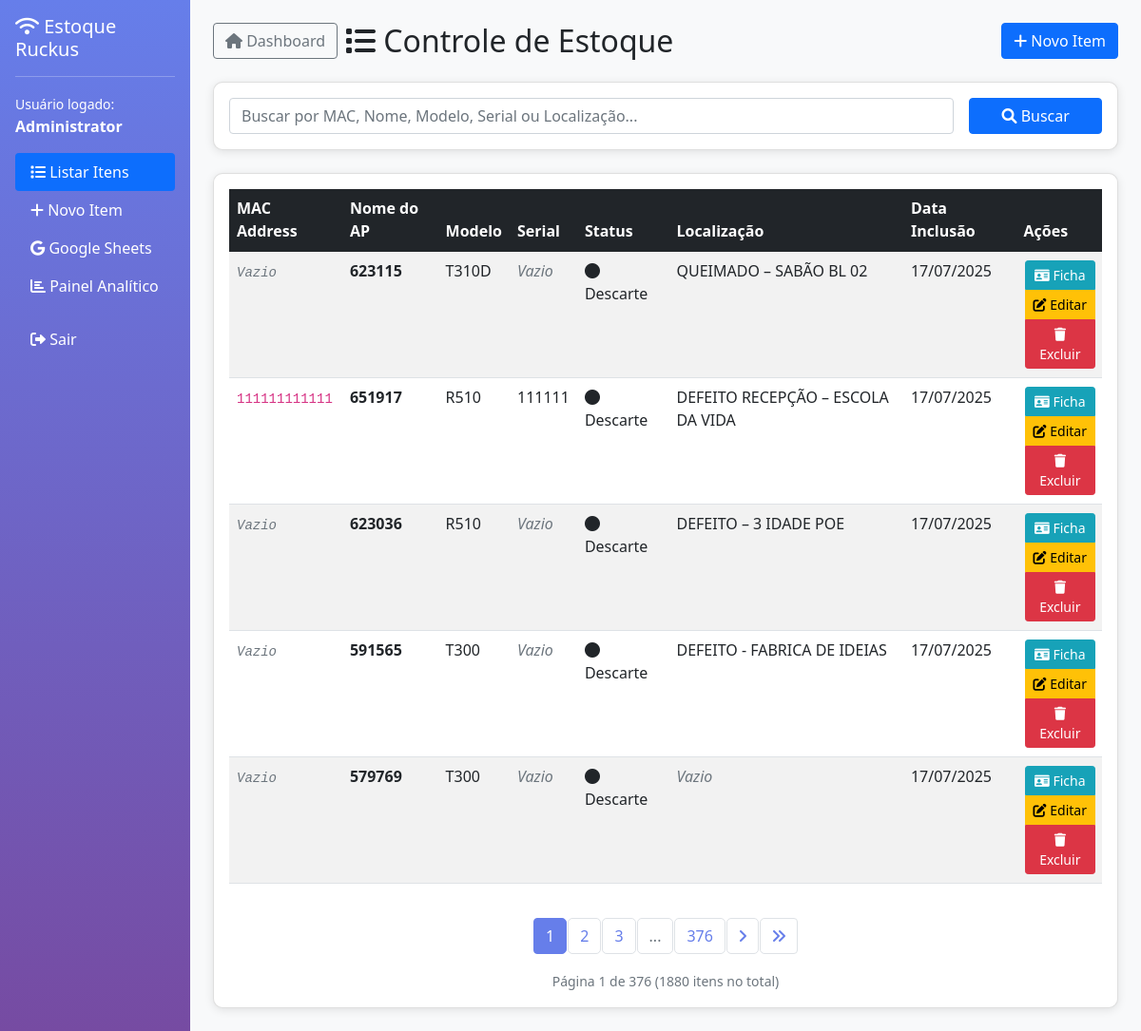
Page /dashboard/index.php (signed in) on the committed database.
### tables this page shows
CREATE TABLE `estoque` (
  `id` int(11) NOT NULL,
  `apmac` varchar(17) DEFAULT NULL COMMENT 'MAC Address of the Access Point',
  `apname` varchar(100) DEFAULT NULL COMMENT 'Access Point Name/Identifier',
  `model` varchar(50) DEFAULT NULL COMMENT 'Equipment Model',
  `serial` varchar(50) DEFAULT NULL COMMENT 'Serial Number',
  `status` varchar(50) DEFAULT 'Instalado' COMMENT 'Operational Status',
  `location` varchar(200) DEFAULT NULL COMMENT 'Physical Location',
  `inclusao` date DEFAULT NULL COMMENT 'Date added to inventory',
  `obs` text DEFAULT NULL COMMENT 'Additional observations/notes',
  `created_at` timestamp NOT NULL DEFAULT current_timestamp(),
  `updated_at` timestamp NOT NULL DEFAULT current_timestamp() ON UPDATE current_timestamp()
);

### config/database.php (called while the page is built, shortened)
<?php
function getConnection() {
    try {
        $dsn = "mysql:host=" . DB_HOST . ";dbname=" . DB_NAME . ";charset=" . DB_CHARSET;
        $options = [
            PDO::ATTR_ERRMODE            => PDO::ERRMODE_EXCEPTION,
            PDO::ATTR_DEFAULT_FETCH_MODE => PDO::FETCH_ASSOC,
            PDO::ATTR_EMULATE_PREPARES   => false,
        ];
        $pdo = new PDO($dsn, DB_USER, DB_PASS, $options);
        return $pdo;
    } catch (PDOException $e) {
        die("Database connection failed: " . $e->getMessage());
    }
}
?>

### classes/User.php (called while the page is built, shortened)
<?php
require_once '../config/database.php';
class User {
    public function getCurrentUser() {
        if (isset($_SESSION['user_id'])) {
            return [
                'id' => $_SESSION['user_id'],
                'name' => $_SESSION['user_name'],
                'email' => $_SESSION['user_email']
            ];
        }
        return null;
    }
}
?>

### classes/Inventory.php (called while the page is built, shortened)
<?php
class Inventory {
    private $pdo;
    public function __construct() {
        $this->pdo = getConnection();
    }
    public function getAll($page = 1, $limit = 10, $search = '') {
        try {
            $offset = ($page - 1) * $limit;
            $searchCondition = '';
            $params = [];
            $countStmt = $this->pdo->prepare("SELECT COUNT(*) FROM estoque $searchCondition");
            $countStmt->execute($params);
            $totalItems = $countStmt->fetchColumn();
            $stmt = $this->pdo->prepare("
                SELECT * FROM estoque
                $searchCondition
                ORDER BY created_at DESC
                LIMIT ? OFFSET ?
            ");
            $params[] = $limit;
            $params[] = $offset;
            $stmt->execute($params);
            $items = $stmt->fetchAll();
            return [
                'success' => true,
                'items' => $items,
                'pagination' => [
                    'current_page' => $page,
                    'total_items' => $totalItems,
                    'items_per_page' => $limit,
                    'total_pages' => ceil($totalItems / $limit)
                ]
            ];
        } catch (PDOException $e) {
            return ['success' => false, 'message' => 'Erro ao buscar itens: ' . $e->getMessage()];
        }
    }
}
?>

### dashboard/index.php (the view, shortened to what this page needs)
<?php
require_once '../classes/User.php';
require_once '../classes/Inventory.php';
$user = new User();
$currentUser = $user->getCurrentUser();
$inventory = new Inventory();
$page = isset($_GET['page']) ? (int)$_GET['page'] : 1;
$search = isset($_GET['search']) ? trim($_GET['search']) : '';
$result = $inventory->getAll($page, 5, $search);
?>
<!DOCTYPE html>
<html lang="pt-BR">
<head>
    <link href="https://cdn.jsdelivr.net/npm/bootstrap@5.1.3/dist/css/bootstrap.min.css" rel="stylesheet">
    <link href="https://cdnjs.cloudflare.com/ajax/libs/font-awesome/6.0.0/css/all.min.css" rel="stylesheet">
</head>
<body>
    <div class="container-fluid">
        <div class="row">
            <div class="col-md-2 sidebar p-0">
                <div class="text-white p-3">
                    <h5><i class="fas fa-wifi"></i> Estoque Ruckus</h5>
                    <hr class="text-white">
                    <div class="mb-3">
                        <small>Usuário logado:</small><br>
                        <strong><?= htmlspecialchars($currentUser['name']) ?></strong>
                    </div>
                    <ul class="nav nav-pills flex-column">
                        <li class="nav-item">
                            <a class="nav-link text-white active" href="index.php">
                                <i class="fas fa-list"></i> Listar Itens
                            </a>
                        </li>
                        <li class="nav-item">
                            <a class="nav-link text-white" href="add_item.php">
                                <i class="fas fa-plus"></i> Novo Item
                            </a>
                        </li>
                        <li class="nav-item">
                            <a class="nav-link text-white" href="import_google_sheets.php">
                                <i class="fab fa-google"></i> Google Sheets
                            </a>
                        </li>
                        <li class="nav-item">
                            <a class="nav-link text-white" href="analytics.php">
                                <i class="fas fa-chart-bar"></i> Painel Analítico
                            </a>
                        </li>
                        <li class="nav-item mt-3">
                            <a class="nav-link text-white" href="../auth/logout.php">
                                <i class="fas fa-sign-out-alt"></i> Sair
                            </a>
                        </li>
                    </ul>
                </div>
            </div>
            <div class="col-md-10 main-content p-4">
                <div class="d-flex justify-content-between align-items-center mb-4">
                    <div class="d-flex align-items-center">
                        <a href="../index.php" class="btn btn-outline-secondary me-2">
                            <i class="fas fa-home"></i> Dashboard
                        </a>
                        <h2 class="mb-0"><i class="fas fa-list"></i> Controle de Estoque</h2>
                    </div>
                    <a href="add_item.php" class="btn btn-primary">
                        <i class="fas fa-plus"></i> Novo Item
                    </a>
                </div>
                <div class="card mb-4">
                    <div class="card-body">
                        <form method="GET" class="row g-3">
                            <div class="col-md-10">
                                <input type="text" class="form-control" name="search"
                                       placeholder="Buscar por MAC, Nome, Modelo, Serial ou Localização..."
                                       value="<?= htmlspecialchars($search) ?>">
                            </div>
                            <div class="col-md-2">
                                <button type="submit" class="btn btn-primary w-100">
                                    <i class="fas fa-search"></i> Buscar
                                </button>
                            </div>
                        </form>
                    </div>
                </div>
                <div class="card">
                    <div class="card-body">
                        <?php if ($result['success'] && !empty($result['items'])): ?>
                            <div class="table-responsive">
                                <table class="table table-striped table-hover">
                                    <thead class="table-dark">
                                        <tr>
                                            <th>MAC Address</th>
                                            <th>Nome do AP</th>
                                            <th>Modelo</th>
                                            <th>Serial</th>
                                            <th>Status</th>
                                            <th>Localização</th>
                                            <th>Data Inclusão</th>
                                            <th>Ações</th>
                                        </tr>
                                    </thead>
                                    <tbody>
                                        <?php foreach ($result['items'] as $item): ?>
                                            <tr>
                                                <td><code><?= !empty($item['apmac']) ? htmlspecialchars($item['apmac']) : '<em class="text-muted">Vazio</em>' ?></code></td>
                                                <td><strong><?= !empty($item['apname']) ? htmlspecialchars($item['apname']) : '<em class="text-muted">Vazio</em>' ?></strong></td>
                                                <td><?= !empty($item['model']) ? htmlspecialchars($item['model']) : '<em class="text-muted">Vazio</em>' ?></td>
                                                <td><?= !empty($item['serial']) ? htmlspecialchars($item['serial']) : '<em class="text-muted">Vazio</em>' ?></td>
                                                <td>
                                                    <span class="status-<?= strtolower($item['status']) ?>">
                                                        <i class="fas fa-circle"></i> <?= htmlspecialchars($item['status']) ?>
                                                    </span>
                                                </td>
                                                <td><?= !empty($item['location']) ? htmlspecialchars($item['location']) : '<em class="text-muted">Vazio</em>' ?></td>
                                                <td><?= !empty($item['inclusao']) && $item['inclusao'] !== '0000-00-00' ? date('d/m/Y', strtotime($item['inclusao'])) : '<em class="text-muted">Vazio</em>' ?></td>
                                                <td>
                                                    <div class="btn-group-vertical btn-group-sm" role="group">
                                                        <a href="view_item.php?id=<?= $item['id'] ?>" class="btn btn-ficha btn-action" title="Ver Ficha">
                                                            <i class="fas fa-id-card"></i> Ficha
                                                        </a>
                                                        <a href="edit_item.php?id=<?= $item['id'] ?>" class="btn btn-warning btn-action" title="Editar">
                                                            <i class="fas fa-edit"></i> Editar
                                                        </a>
                                                        <a href="delete_item.php?id=<?= $item['id'] ?>"
                                                           class="btn btn-danger btn-action"
                                                           onclick="return confirm('Tem certeza que deseja excluir este item?')"
                                                           title="Excluir">
                                                            <i class="fas fa-trash"></i> Excluir
                                                        </a>
                                                    </div>
                                                </td>
                                            </tr>
                                        <?php endforeach; ?>
                                    </tbody>
                                </table>
                            </div>
                            <?php if ($result['pagination']['total_pages'] > 1): ?>
                                <nav aria-label="Navegação de páginas">
                                    <ul class="pagination justify-content-center flex-wrap">
                                        <?php
                                        $startPage = max(1, $page - 2);
                                        $endPage = min($result['pagination']['total_pages'], $page + 2);
                                        if ($startPage > 1): ?>
                                            <?php endif;
                                        for ($i = $startPage; $i <= $endPage; $i++): ?>
                                            <li class="page-item <?= $i == $page ? 'active' : '' ?>">
                                                <a class="page-link" href="?page=<?= $i ?><?= !empty($search) ? '&search=' . urlencode($search) : '' ?>">
                                                    <?= $i ?>
                                                </a>
                                            </li>
                                        <?php endfor;
                                        if ($endPage < $result['pagination']['total_pages']): ?>
                                            <?php if ($endPage < $result['pagination']['total_pages'] - 1): ?>
                                                <li class="page-item disabled">
                                                    <span class="page-link">...</span>
                                                </li>
                                            <?php endif; ?>
                                            <li class="page-item">
                                                <a class="page-link" href="?page=<?= $result['pagination']['total_pages'] ?><?= !empty($search) ? '&search=' . urlencode($search) : '' ?>">
                                                    <?= $result['pagination']['total_pages'] ?>
                                                </a>
                                            </li>
                                        <?php endif; ?>
                                        <?php if ($page < $result['pagination']['total_pages']): ?>
                                            <li class="page-item">
                                                <a class="page-link" href="?page=<?= $page + 1 ?><?= !empty($search) ? '&search=' . urlencode($search) : '' ?>" title="Próxima página">
                                                    <i class="fas fa-angle-right"></i>
                                                </a>
                                            </li>
                                        <?php endif; ?>
                                        <?php if ($page < $result['pagination']['total_pages']): ?>
                                            <li class="page-item">
                                                <a class="page-link" href="?page=<?= $result['pagination']['total_pages'] ?><?= !empty($search) ? '&search=' . urlencode($search) : '' ?>" title="Última página">
                                                    <i class="fas fa-angle-double-right"></i>
                                                </a>
                                            </li>
                                        <?php endif; ?>
                                    </ul>
                                    <div class="text-center mt-2">
                                        <small class="text-muted">
                                            Página <?= $page ?> de <?= $result['pagination']['total_pages'] ?>
                                            (<?= $result['pagination']['total_items'] ?> itens no total)
                                        </small>
                                    </div>
                                </nav>
                            <?php endif; ?>
                        <?php endif; ?>
                    </div>
                </div>
            </div>
        </div>
    </div>
</body>
</html>

### dashboard/index.php (style rules this page uses)
.sidebar { min-height: 100vh; background: linear-gradient(180deg, #667eea 0%, #764ba2 100%); }
.nav-pills .nav-link { white-space: nowrap; overflow: hidden; text-overflow: ellipsis; }
.main-content { background-color: #f8f9fa; }
.card { border-radius: 10px; box-shadow: 0 2px 10px rgba(0,0,0,0.1); }
.pagination { margin-top: 20px; }
.pagination .page-link { color: #667eea; border: 1px solid #dee2e6; margin: 0 2px; border-radius: 5px; }
.pagination .page-item.active .page-link { background-color: #667eea; border-color: #667eea; color: white; }
.pagination .page-item.disabled .page-link { color: #6c757d; background-color: #fff; border-color: #dee2e6; }
.btn-action { margin: 1px; font-size: 0.8rem; padding: 4px 8px; }
.btn-ficha { background-color: #17a2b8; border-color: #17a2b8; color: white; }
.table-responsive { overflow-x: auto; }

### rows in the picture
estoque: shows "Vazio", apname "623115", model "T310D", status "Descarte", location "QUEIMADO – SABÃO BL 02", inclusao "17/07/2025"
estoque: apmac "111111111111", apname "651917", model "R510", serial "111111", status "Descarte", location "DEFEITO RECEPÇÃO – ESCOLA DA VIDA", inclusao "17/07/2025"
estoque: shows "Vazio", apname "623036", model "R510", status "Descarte", location "DEFEITO – 3 IDADE POE", inclusao "17/07/2025"
estoque: shows "Vazio", apname "591565", model "T300", status "Descarte", location "DEFEITO - FABRICA DE IDEIAS", inclusao "17/07/2025"
estoque: shows "Vazio", apname "579769", model "T300", status "Descarte", inclusao "17/07/2025"

### other values in the picture
$currentUser['name'] "Administrator"
$result['pagination']['total_pages'] "376"
$page "1"
$result['pagination']['total_items'] "1880"
